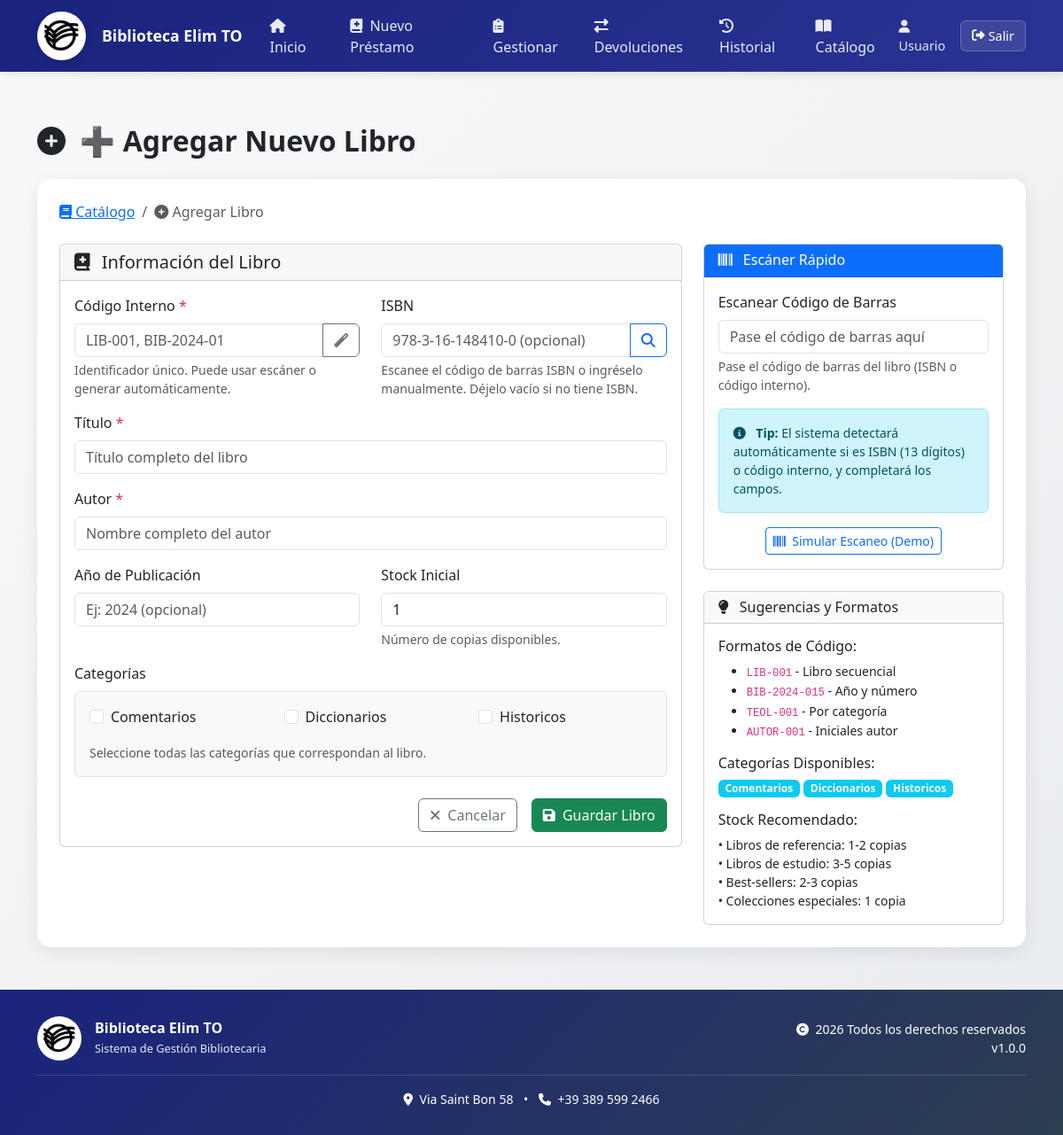
Before: /gestion_libros_iglesia/agregar_libro.php with the older database file.
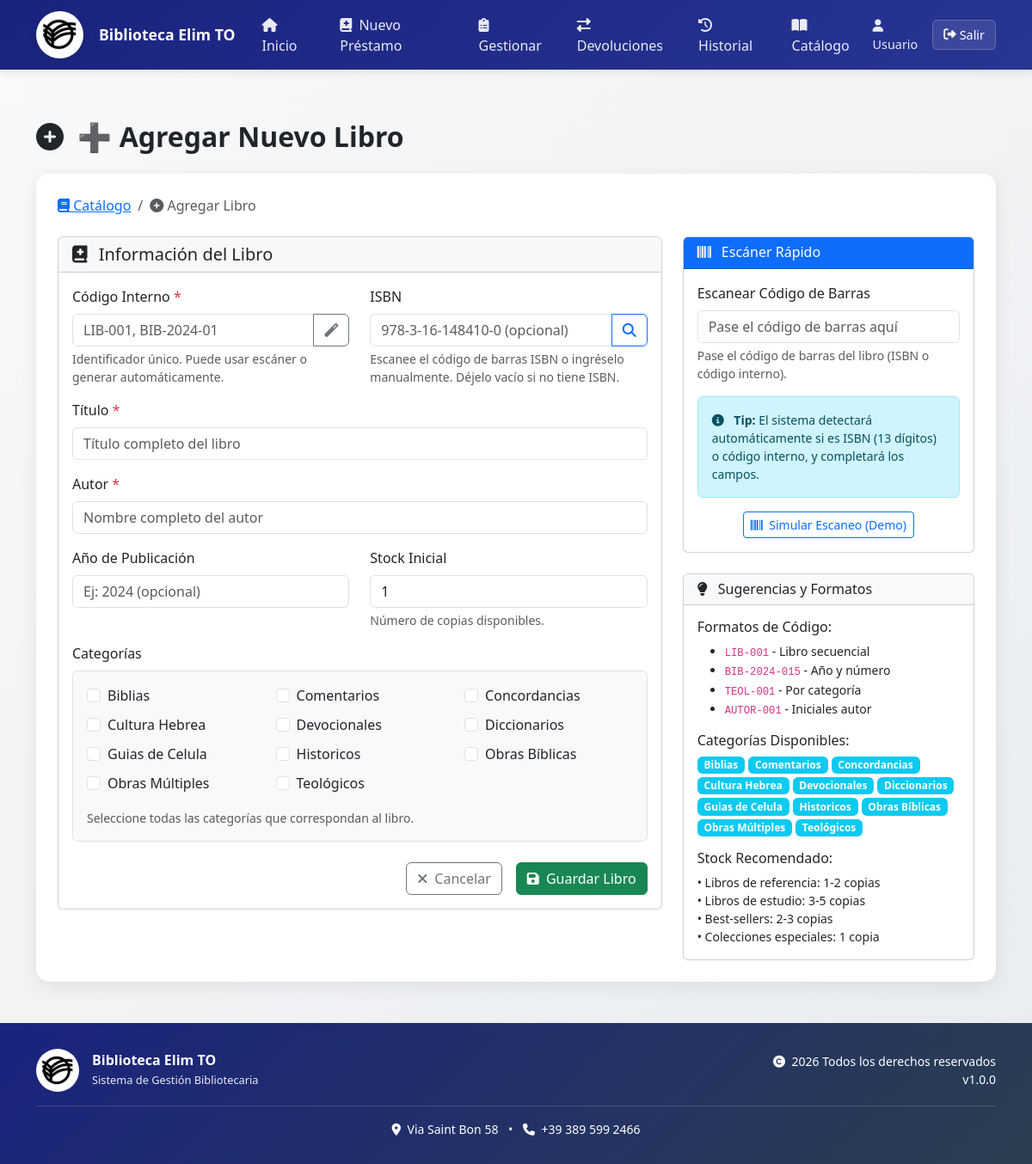
After: the same page with the newer database file.
### tables this page shows
CREATE TABLE `categorias` (
  `id` int NOT NULL,
  `nombre` varchar(100) NOT NULL
);

### gestion_libros_iglesia/agregar_libro.php (the view, shortened to what the changed rows need)
<?php
require_once 'db.php';
$titulo_pagina = '➕ Agregar Nuevo Libro';
$icono_titulo = 'fas fa-plus-circle';
$sql_categorias = "SELECT id, nombre FROM categorias ORDER BY nombre";
$result_categorias = mysqli_query($link, $sql_categorias);
$categorias = [];
while ($row = mysqli_fetch_assoc($result_categorias)) {
    $categorias[] = $row;
}
?>
<div class="row">
    <div class="col-lg-8">
        <div class="card">
            <div class="card-body">
                <form method="POST" action="" id="formAgregarLibro">
                    <div class="mb-4">
                        <div class="border rounded p-3 bg-light">
                            <div class="row">
                                <?php foreach ($categorias as $categoria): ?>
                                <div class="col-md-4 mb-2">
                                    <div class="form-check">
                                        <input class="form-check-input" type="checkbox"
                                               name="categorias[]"
                                               value="<?php echo $categoria['id']; ?>"
                                               id="cat_<?php echo $categoria['id']; ?>"
                                               <?php echo (isset($_POST['categorias']) && in_array($categoria['id'], $_POST['categorias'])) ? 'checked' : ''; ?>>
                                        <label class="form-check-label" for="cat_<?php echo $categoria['id']; ?>">
                                            <?php echo htmlspecialchars($categoria['nombre']); ?>
                                        </label>
                                    </div>
                                </div>
                                <?php endforeach; ?>
                            </div>
                        </div>
                    </div>
                </form>
            </div>
        </div>
    </div>
    <div class="col-lg-4">
        <div class="card">
            <div class="card-body">
                <div class="d-flex flex-wrap gap-1 mb-3">
                    <?php foreach ($categorias as $categoria): ?>
                        <span class="badge bg-info"><?php echo htmlspecialchars($categoria['nombre']); ?></span>
                    <?php endforeach; ?>
                </div>
            </div>
        </div>
    </div>
</div>
<?php
$contenido = ob_get_clean();
include 'layout.php';
?>

### gestion_libros_iglesia/layout.php (shortened to what the changed rows need)
<!DOCTYPE html>
<html lang="es">
<head>
    <link rel="stylesheet" href="css/style-layout.css">
    <link href="https://cdn.jsdelivr.net/npm/bootstrap@5.3.0/dist/css/bootstrap.min.css" rel="stylesheet">
    <link rel="stylesheet" href="https://cdnjs.cloudflare.com/ajax/libs/font-awesome/6.4.0/css/all.min.css">
    <link rel="stylesheet" href="https://cdn.datatables.net/1.13.4/css/dataTables.bootstrap5.min.css">
</head>
<body class="fade-in">
    <nav class="navbar navbar-expand-lg navbar-dark fixed-top">
        <div class="container">
            <div class="collapse navbar-collapse" id="navbarNav">
                <ul class="navbar-nav mx-auto">
                    <?php
                    $menuItems = [
                        'menu.php' => ['icon' => 'fas fa-home', 'text' => 'Inicio'],
                        'agregar_prestamo.php' => ['icon' => 'fas fa-book-medical', 'text' => 'Nuevo Préstamo'],
                        'gestion_prestamo.php' => ['icon' => 'fas fa-clipboard-list', 'text' => 'Gestionar'],
                        'devolucion_libro.php' => ['icon' => 'fas fa-exchange-alt', 'text' => 'Devoluciones'],
                        'historial_prestamo.php' => ['icon' => 'fas fa-history', 'text' => 'Historial'],
                        'catalogo_libros.php' => ['icon' => 'fas fa-book-open', 'text' => 'Catálogo']
                    ];
                    $currentPage = basename($_SERVER['PHP_SELF'] ?? 'menu.php');
                    foreach ($menuItems as $url => $item):
                        $active = $currentPage === $url;
                    ?>
                    <li class="nav-item">
                        <a class="nav-link <?= $active ? 'active' : '' ?>" href="<?= $url ?>">
                            <i class="<?= $item['icon'] ?> me-1"></i>
                            <?= $item['text'] ?>
                        </a>
                    </li>
                    <?php endforeach; ?>
                </ul>
            </div>
        </div>
    </nav>
    <main class="container main-content">
        <?php if (!empty($titulo_pagina)): ?>
        <div class="d-flex justify-content-between align-items-center mb-4 page-header">
            <h1 class="h2 mb-0 fw-bold">
                <?php if (!empty($icono_titulo)): ?>
                    <i class="<?= $icono_titulo ?> me-2"></i>
                <?php endif; ?>
                <?= $titulo_pagina ?>
            </h1>
        </div>
        <?php endif; ?>
        <div class="content-area mb-5">
            <?= $contenido ?? '<div class="alert alert-warning">Contenido no disponible.</div>' ?>
        </div>
    </main>
</body>
</html>

Changed rows visible on the page:
added categorias: nombre "Biblias"
added categorias: nombre "Concordancias"
added categorias: nombre "Cultura Hebrea"
added categorias: nombre "Devocionales"
added categorias: nombre "Guias de Celula"
added categorias: nombre "Obras Bíblicas"
added categorias: nombre "Obras Múltiples"
added categorias: nombre "Teológicos"
